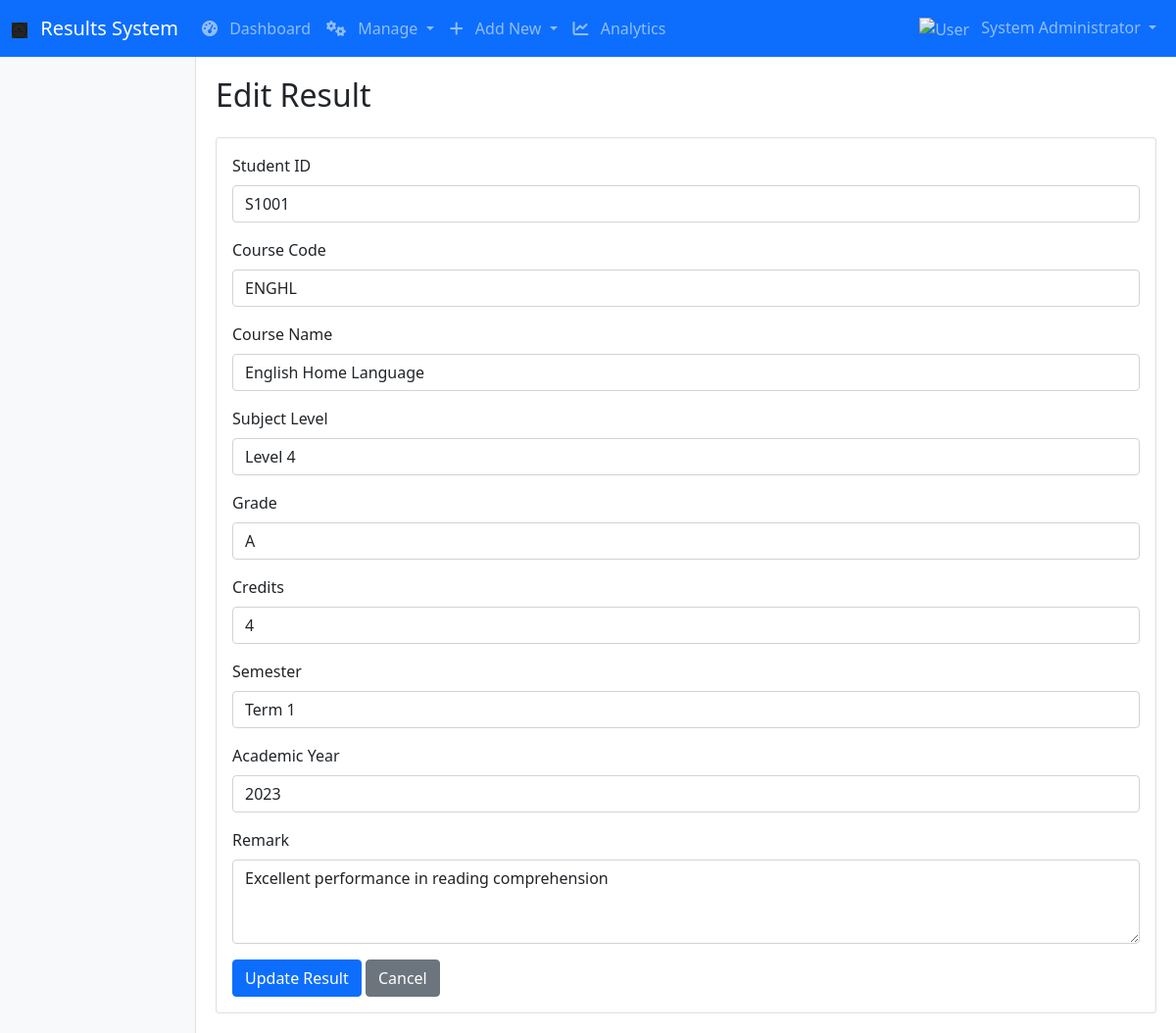
Screenshot of /admin/edit_result/1 (signed in) with the database file from the repository.
### tables this page shows
CREATE TABLE results
                 (id INTEGER PRIMARY KEY AUTOINCREMENT,
                 student_id TEXT NOT NULL,
                 course_code TEXT NOT NULL,
                 course_name TEXT NOT NULL,
                 subject_level TEXT,
                 grade TEXT NOT NULL,
                 credits INTEGER,
                 semester TEXT NOT NULL,
                 academic_year TEXT NOT NULL,
                 remark TEXT,
                 created_at TEXT DEFAULT CURRENT_TIMESTAMP,
                 updated_at TEXT DEFAULT CURRENT_TIMESTAMP,
                 FOREIGN KEY (student_id) REFERENCES students (student_id));

### app.py (the view)
    def decorated_function(*args, **kwargs):
        if 'role' not in session or session['role'] != 'admin':
            flash('Admin access required.', 'danger')
            return redirect(url_for('login'))
        return f(*args, **kwargs)

### app.py (called while the page is built, shortened)
def get_db_connection():
    conn = sqlite3.connect('results.db')
    conn.row_factory = sqlite3.Row
    return conn

def admin_required(f):
    def decorated_function(*args, **kwargs):
        if 'role' not in session or session['role'] != 'admin':
            flash('Admin access required.', 'danger')
            return redirect(url_for('login'))
        return f(*args, **kwargs)
    decorated_function.__name__ = f.__name__
    return decorated_function

@app.context_processor
def utility_processor():
    def now(format='%Y-%m-%d %H:%M'):
        return datetime.now().strftime(format)
    return dict(now=now)

@app.route('/admin/edit_result/<int:result_id>', methods=['GET', 'POST'])
@admin_required
def edit_result(result_id):
    conn = get_db_connection()
    result = conn.execute('''
        SELECT r.*, s.full_name
        FROM results r
        JOIN students s ON r.student_id = s.student_id
        WHERE r.id = ?
    ''', (result_id,)).fetchone()
    conn.close()
    if not result:
        flash('Result not found.', 'danger')
        return redirect(url_for('manage_results'))
    return render_template('edit_result.html', result=result, subjects=SUBJECTS)

### templates/edit_result.html
{% extends "base.html" %}
{% block content %}
<h2 class="mb-4">Edit Result</h2>
<div class="card">
    <div class="card-body">
        <form method="POST">
            <div class="mb-3">
                <label for="student_id" class="form-label">Student ID</label>
                <input type="text" class="form-control" id="student_id" name="student_id" value="{{ result.student_id }}" required>
            </div>
            <div class="mb-3">
                <label for="course_code" class="form-label">Course Code</label>
                <input type="text" class="form-control" id="course_code" name="course_code" value="{{ result.course_code }}" required>
            </div>
            <div class="mb-3">
                <label for="course_name" class="form-label">Course Name</label>
                <input type="text" class="form-control" id="course_name" name="course_name" value="{{ result.course_name }}" required>
            </div>
            <div class="mb-3">
                <label for="subject_level" class="form-label">Subject Level</label>
                <input type="text" class="form-control" id="subject_level" name="subject_level" value="{{ result.subject_level }}">
            </div>
            <div class="mb-3">
                <label for="grade" class="form-label">Grade</label>
                <input type="text" class="form-control" id="grade" name="grade" value="{{ result.grade }}" required>
            </div>
            <div class="mb-3">
                <label for="credits" class="form-label">Credits</label>
                <input type="number" class="form-control" id="credits" name="credits" value="{{ result.credits }}" required>
            </div>
            <div class="mb-3">
                <label for="semester" class="form-label">Semester</label>
                <input type="text" class="form-control" id="semester" name="semester" value="{{ result.semester }}" required>
            </div>
            <div class="mb-3">
                <label for="academic_year" class="form-label">Academic Year</label>
                <input type="text" class="form-control" id="academic_year" name="academic_year" value="{{ result.academic_year }}" required>
            </div>
            <div class="mb-3">
                <label for="remark" class="form-label">Remark</label>
                <textarea class="form-control" id="remark" name="remark" rows="3">{{ result.remark }}</textarea>
            </div>
            <button type="submit" class="btn btn-primary">Update Result</button>
            <a href="{{ url_for('manage_results') }}" class="btn btn-secondary">Cancel</a>
        </form>
    </div>
</div>
{% endblock %}

### rows the page displays
results: student_id "S1001", course_code "ENGHL", course_name "English Home Language", subject_level "Level 4", grade "A", credits "4", semester "Term 1", academic_year "2023", remark "Excellent performance in reading comprehension"

### other values shown
{{ session.full_name }} "System Administrator"
